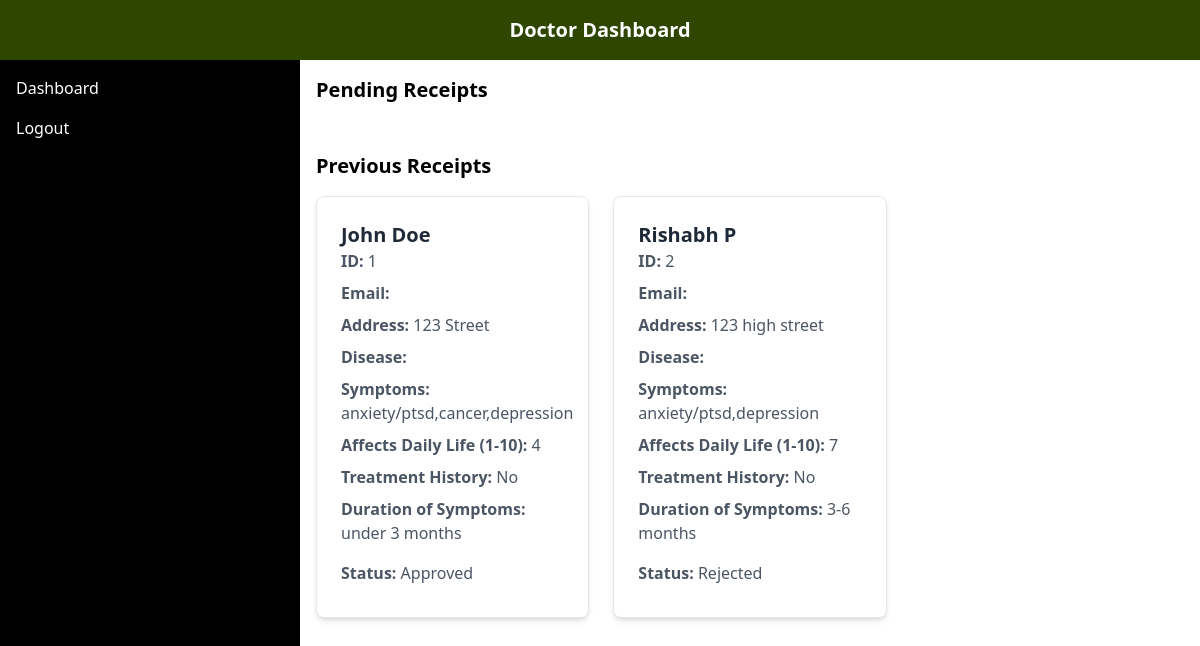
Page /doctor/dashboard (signed in) on the committed database.
### app.py (models this page shows)
class Receipt(db.Model):
    id = db.Column(db.Integer, primary_key=True)
    status = db.Column(db.String(20), default="pending")
    name = db.Column(db.String(120), nullable=False)
    email = db.Column(db.String(120), nullable=False)
    address = db.Column(db.String(200), nullable=False)
    symptoms = db.Column(db.String(300), nullable=False)  # Comma-separated string
    additional_symptoms = db.Column(db.String(300), nullable=True)
    daily_life_impact = db.Column(db.Integer, nullable=False)
    previous_treatment = db.Column(db.Integer, nullable=False)  # 1 = Yes, 0 = No
    symptom_duration = db.Column(db.String(50), nullable=False)

### routes.py (the view)
@app.route('/doctor/dashboard')
@login_required
def doctor_dashboard():
    if not is_doctor():
        flash('Access denied. Please log in as a doctor.', 'error')
        return redirect(url_for('doctor_login'))
    doctor_id = session.get('user_id')
    pending_receipts = Receipt.query.filter(Receipt.status == "pending").all()
    previous_receipts = Receipt.query.filter(Receipt.status != "pending").all()
    return render_template('doctor_dashboard.html',
                           pending_receipts=pending_receipts,
                           previous_receipts=previous_receipts)

### routes.py (called while the page is built)
def login_required(f):
    @wraps(f)
    def decorated_function(*args, **kwargs):
        if 'user_id' not in session:
            return redirect(url_for('login'))  # Redirect to the login page if not logged in
        return f(*args, **kwargs)
    return decorated_function

def is_doctor():
    user_id = session.get('user_id')
    if not user_id:
        return False
    user = User.query.get(user_id)
    return user and user.role == 'doctor'

### templates/doctor_dashboard.html (shortened to what this page needs)
{% extends "doctor_dashboard_base.html" %}
{% block content %}
<h2 class="text-xl font-bold mb-4">Pending Receipts</h2>
<h2 class="text-xl font-bold mt-8 mb-4">Previous Receipts</h2>
<div class="grid grid-cols-1 md:grid-cols-2 lg:grid-cols-3 gap-6">
    {% for receipt in previous_receipts %}
        <div class="bg-white p-6 rounded-lg shadow-md border">
            <h3 class="text-xl font-semibold text-gray-800">{{ receipt.name }}</h3>
            <p class="text-gray-600 mb-2"><strong>ID:</strong> {{ receipt.id }}</p>
            <p class="text-gray-600 mb-2"><strong>Email:</strong> {{ receipt.customer_email }}</p>
            <p class="text-gray-600 mb-2"><strong>Address:</strong> {{ receipt.address }}</p>
            <p class="text-gray-600 mb-2"><strong>Disease:</strong> {{ receipt.disease }}</p>
            <p class="text-gray-600 mb-2"><strong>Symptoms:</strong> {{ receipt.symptoms }}</p>
            <p class="text-gray-600 mb-2"><strong>Affects Daily Life (1-10):</strong> {{ receipt.daily_life_impact }}</p>
            <p class="text-gray-600 mb-2"><strong>Treatment History:</strong> {{ 'Yes' if receipt.treatment_history == 1 else 'No' }}</p>
            <p class="text-gray-600 mb-4"><strong>Duration of Symptoms:</strong> {{ receipt.symptom_duration }}</p>
            <p class="text-gray-600 mb-2"><strong>Status:</strong> {{ receipt.status | capitalize }}</p>
        </div>
    {% endfor %}
</div>
{% endblock %}

### rows in the picture
Receipt: name "John Doe", id "1", address "123 Street", symptoms "anxiety/ptsd,cancer,depression", daily_life_impact "4", additional_symptoms "No", symptom_duration "under 3 months", status "Approved"
Receipt: name "Rishabh P", id "2", address "123 high street", symptoms "anxiety/ptsd,depression", daily_life_impact "7", treatment_history "No", symptom_duration "3-6 months", status "Rejected"
